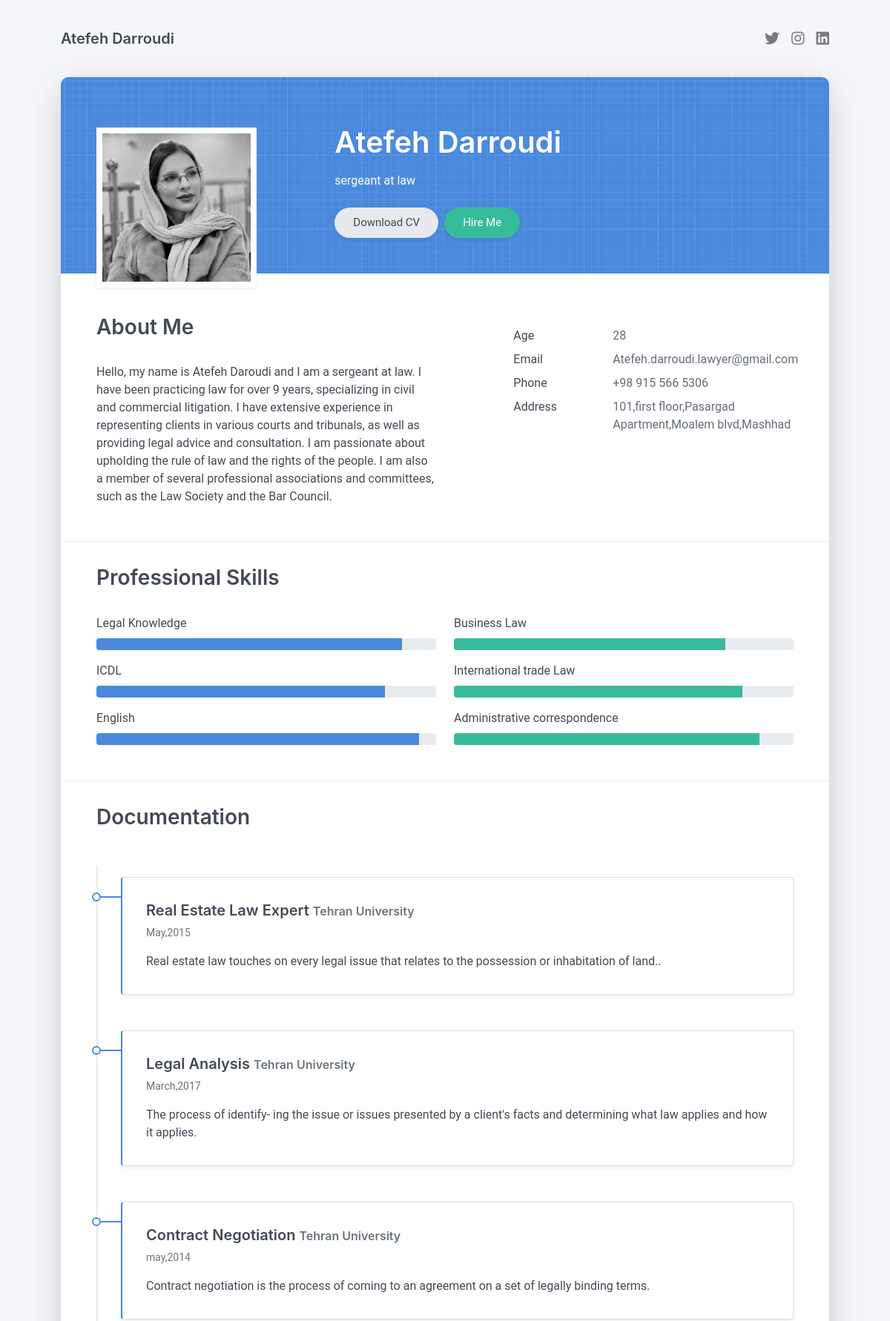
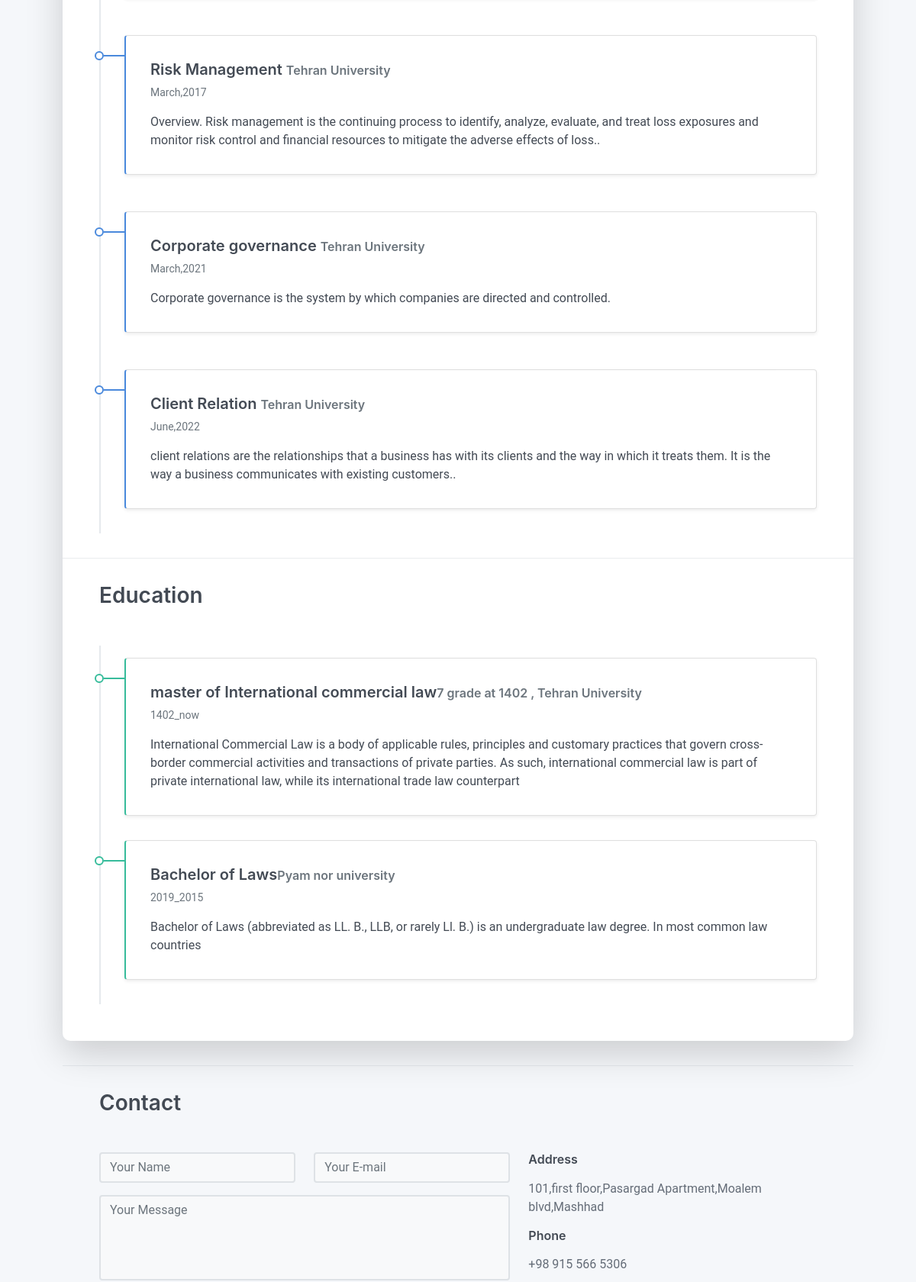
The page / (upper part) on the database its author committed (2 pictures, top to bottom).
### info/models.py (models this page shows, shortened)
class professional_skills(models.Model):
    title=models.CharField(max_length=500,null=True)
    desc=models.CharField(max_length=500,null=True)
    datetime=models.CharField(max_length=500,null=True)
    place=models.CharField(max_length=550,null=True)

class education(models.Model):
    title = models.CharField(max_length=500,null=True)
    desc = models.CharField(max_length=500,null=True)
    place = models.CharField(max_length=500,null=True)
    date = models.CharField(max_length=500,null=True)

### info/views.py (the view)
# urls.py: path('',views.index)
def index(request):
    data=models.skills.objects.all()
    professional_skills=models.professional_skills.objects.all()
    education=models.education.objects.all()
    skills=models.skills.objects.all()
    personal_info=models.personal_info.objects.all()
    skills_2=models.skills_2.objects.all()
    return render(request,template_name='info/index.html',context={"data":data,"professional_skills":professional_skills,"education":education,"skills":skills,"personal_info":personal_info,"skills_2":skills_2})

### info/templates/info/index.html (shortened to what this page needs)
{% load static %}
<!DOCTYPE html>
<html lang="en-US">
  <head>
    <link href="{%  static 'css/font-awesome/css/all.min.css' %}?ver=1.2.0" rel="stylesheet">
    <link href="{%  static 'css/bootstrap.min.css' %}?ver=1.2.0" rel="stylesheet">
    <link href="{%  static 'css/aos.css' %}?ver=1.2.0" rel="stylesheet">
    <link href="{%  static 'css/main.css' %}?ver=1.2.0" rel="stylesheet">
  </head>
  <body id="top">
    <header class="d-print-none">
      <div class="container text-center text-lg-left">
        <div class="py-3 clearfix">
          <h1 class="site-title mb-0">Atefeh Darroudi</h1>
          <div class="site-nav">
            <nav role="navigation">
              <ul class="nav justify-content-center">
                <li class="nav-item"><a class="nav-link" href="https://twitter.com/atefeh_darroudi" title="Twitter"><i class="fab fa-twitter"></i><span class="menu-title sr-only">Twitter</span></a>
                </li>
                <li class="nav-item"><a class="nav-link" href="https://www.instagram.com/atefeh.darroudi" title="Instagram"><i class="fab fa-instagram"></i><span class="menu-title sr-only">Instagram</span></a>
                </li>
                <li class="nav-item"><a class="nav-link" href="https://linkedin.com/Atefeh darroudi" title="linkedin"><i class="fab fa-linkedin"></i><span class="menu-title sr-only">linkedin</span></a>
                </li>
              </ul>
            </nav>
          </div>
        </div>
      </div>
    </header>
    <div class="page-content">
      <div class="container">
<div class="cover shadow-lg bg-white">
  <div class="cover-bg p-3 p-lg-4 text-white">
    <div class="row">
      <div class="col-lg-4 col-md-5">
        <div class="avatar hover-effect bg-white shadow-sm p-1"><img src="{%  static 'images/avatar.jpg' %}" width="200" height="200"/></div>
      </div>
      <div class="col-lg-8 col-md-7 text-center text-md-start">
        <h2 class="h1 mt-2" data-aos="fade-left" data-aos-delay="0">Atefeh Darroudi</h2>
        <p data-aos="fade-left" data-aos-delay="100">sergeant at law</p>
        <div class="d-print-none" data-aos="fade-left" data-aos-delay="200"><a class="btn btn-light text-dark shadow-sm mt-1 me-1" href="right-resume.pdf" target="_blank">Download CV</a><a class="btn btn-success shadow-sm mt-1" href="https://www.instagram.com/atefeh.darroudi">Hire Me</a></div>
      </div>
    </div>
  </div>
  <div class="about-section pt-4 px-3 px-lg-4 mt-1">
    <div class="row">
      <div class="col-md-6">
        <h2 class="h3 mb-3">About Me</h2>
        <p>Hello, my name is Atefeh Daroudi and I am a sergeant at law. I have been practicing law for over 9 years, specializing in civil and commercial litigation. I have extensive experience in representing clients in various courts and tribunals, as well as providing legal advice and consultation. I am passionate about upholding the rule of law and the rights of the people. I am also a member of several professional associations and committees, such as the Law Society and the Bar Council.</p>
      </div>
      <div class="col-md-5 offset-md-1">
        <div class="row mt-2">
          <div class="col-sm-4">
            <div class="pb-1">Age</div>
          </div>
          <div class="col-sm-8">
            <div class="pb-1 text-secondary">28</div>
          </div>
          <div class="col-sm-4">
            <div class="pb-1">Email</div>
          </div>
          <div class="col-sm-8">
            <div class="pb-1 text-secondary">Atefeh.darroudi.lawyer@gmail.com</div>
          </div>
          <div class="col-sm-4">
            <div class="pb-1">Phone</div>
          </div>
          <div class="col-sm-8">
            <div class="pb-1 text-secondary">+98 915 566 5306</div>
          </div>
          <div class="col-sm-4">
            <div class="pb-1">Address</div>
          </div>
          <div class="col-sm-8">
            <div class="pb-1 text-secondary">101,first floor,Pasargad Apartment,Moalem blvd,Mashhad</div>
          </div>
        </div>
      </div>
    </div>
  </div>
  <hr class="d-print-none"/>
  <div class="skills-section px-3 px-lg-4">
    <h2 class="h3 mb-3">Professional Skills</h2>
    <div class="row">
      <div class="col-md-6">
        <div class="mb-2"><span>Legal Knowledge</span>
          <div class="progress my-1">
            <div class="progress-bar bg-primary" role="progressbar" data-aos="zoom-in-right" data-aos-delay="100" data-aos-anchor=".skills-section" style="width: 90%" aria-valuenow="90" aria-valuemin="0" aria-valuemax="100"></div>
          </div>
        </div>
        <div class="mb-2"><span>ICDL</span>
          <div class="progress my-1">
            <div class="progress-bar bg-primary" role="progressbar" data-aos="zoom-in-right" data-aos-delay="200" data-aos-anchor=".skills-section" style="width: 85%" aria-valuenow="85" aria-valuemin="0" aria-valuemax="100"></div>
          </div>
        </div>
        <div class="mb-2"><span>English</span>
          <div class="progress my-1">
            <div class="progress-bar bg-primary" role="progressbar" data-aos="zoom-in-right" data-aos-delay="300" data-aos-anchor=".skills-section" style="width: 95%" aria-valuenow="75" aria-valuemin="0" aria-valuemax="100"></div>
          </div>
        </div>
      </div>
      <div class="col-md-6">
        <div class="mb-2"><span>Business Law</span>
          <div class="progress my-1">
            <div class="progress-bar bg-success" role="progressbar" data-aos="zoom-in-right" data-aos-delay="400" data-aos-anchor=".skills-section" style="width: 80%" aria-valuenow="90" aria-valuemin="0" aria-valuemax="100"></div>
          </div>
        </div>
        <div class="mb-2"><span>International trade Law</span>
          <div class="progress my-1">
            <div class="progress-bar bg-success" role="progressbar" data-aos="zoom-in-right" data-aos-delay="500" data-aos-anchor=".skills-section" style="width: 85%" aria-valuenow="85" aria-valuemin="0" aria-valuemax="100"></div>
          </div>
        </div>
        <div class="mb-2"><span>Administrative correspondence</span>
          <div class="progress my-1">
            <div class="progress-bar bg-success" role="progressbar" data-aos="zoom-in-right" data-aos-delay="600" data-aos-anchor=".skills-section" style="width: 90%" aria-valuenow="75" aria-valuemin="0" aria-valuemax="100"></div>
          </div>
        </div>
      </div>
    </div>
  </div>
  <hr class="d-print-none"/>
  <div class="work-experience-section px-3 px-lg-4">
    <h2 class="h3 mb-4">Documentation</h2>
    {% for professional_skill in professional_skills %}
    	<div class="timeline">
      <div class="timeline-card timeline-card-primary card shadow-sm">
        <div class="card-body">
          <div class="h5 mb-1">{{ professional_skill.title }} <span class="text-muted h6">{{ professional_skill.place }}</span></div>
          <div class="text-muted text-small mb-2">{{ professional_skill.datetime }}</div>
          <div>{{ professional_skill.desc }}.</div>
        </div>
      </div>
    </div>
    {% endfor %}
  </div>
  <hr class="d-print-none"/>
  <div class="education-section px-3 px-lg-4 pb-4">
    <h2 class="h3 mb-4">Education</h2>
    <div class="timeline">
      {% for foo in education %}
          <div class="timeline-card timeline-card-success card shadow-sm">
        <div class="card-body">
          <div class="h5 mb-1">{{ foo.title }}<span class="text-muted h6">{{ foo.place }}</span></div>
          <div class="text-muted text-small mb-2">{{ foo.date }}</div>
          <div>{{ foo.desc }}</div>
        </div>
      </div>
      {% endfor %}
      </div>
    </div>
  </div>
  <hr class="d-print-none"/>
  <div class="contant-section px-3 px-lg-4 pb-4" id="contact">
    <h2 class="h3 text mb-3">Contact</h2>
    <div class="row">
      <div class="col-md-7 d-print-none">
        <div class="my-2"><form action="https://formspree.io/your@email.com"
    method="POST">
  <div class="row">
    <div class="col-6">
      <input class="form-control" type="text" id="name" name="name" placeholder="Your Name" required>
    </div>
    <div class="col-6">
      <input class="form-control" type="email" id="email" name="_replyto" placeholder="Your E-mail" required>
    </div>
  </div>
  <div class="form-group my-2">
    <textarea class="form-control" style="resize: none;" id="message" name="message" rows="4"  placeholder="Your Message" required></textarea>
  </div>
</form>
        </div>
      </div>
      <div class="col">
        <div class="mt-2">
          <h3 class="h6">Address</h3>
          <div class="pb-2 text-secondary">101,first floor,Pasargad Apartment,Moalem blvd,Mashhad</div>
          <h3 class="h6">Phone</h3>
          <div class="pb-2 text-secondary">+98 915 566 5306</div>
        </div>
      </div>
    </div>
  </div>
</div></div>
  </body>
</html>

### static/css/main.css (style rules this page uses)
.timeline { border-left: 2px solid #E6E9ED; padding: 1rem 0; }
.timeline-card { position: relative; margin-left: 31px; border-left: 2px solid; margin-bottom: 2rem; }
.timeline-card:last-child { margin-bottom: 1rem; }
.timeline-card:before { content: ''; display: inline-block; position: absolute; background-color: #fff; border-radius: 10px; width: 12px; height: 12px; top: 20px; left: -41px; border: 2px solid; z-index: 2; }
.timeline-card:after { content: ''; display: inline-block; position: absolute; background-color: currentColor; width: 29px; height: 2px; top: 25px; left: -29px; z-index: 1; }
.timeline-card-primary { border-left-color: #4A89DC; }
.timeline-card-primary:before { border-color: #4A89DC; }
.timeline-card-primary:after { background-color: #4A89DC; }
.timeline-card-success { border-left-color: #37BC9B; }
.timeline-card-success:before { border-color: #37BC9B; }
.timeline-card-success:after { background-color: #37BC9B; }
html { scroll-behavior: smooth; }
.site-title { font-size: 1.25rem; line-height: 2.5rem; }
.nav-link { padding: 0; font-size: 1.25rem; line-height: 2.5rem; color: rgba(0, 0, 0, 0.5); }
.nav-item + .nav-item { margin-left: 1rem; }
.cover { border-radius: 10px; }
.cover-bg { background-color: #4A89DC; border-radius: 10px 10px 0 0; }
.avatar { max-width: 216px; max-height: 216px; margin-top: 20px; text-align: center; margin-left: auto; margin-right: auto; }
.avatar img { filter: grayscale(100%); }
@media (min-width: 48em) { .site-title { float: left; } }
@media (min-width: 48em) { .site-nav { float: right; } }
@media (min-width: 48em) { .avatar { margin-bottom: -80px; margin-left: 0; } }

### rows shown on the page
professional_skills: title "Real Estate Law Expert", place "Tehran University", datetime "May,2015", desc "Real estate law touches on every legal issue that relates to the possession or inhabitation of land."
professional_skills: title "Legal Analysis", place "Tehran University", datetime "March,2017", desc "The process of identify- ing the issue or issues presented by a client's facts and determining what law applies and how it applies"
professional_skills: title "Contract Negotiation", place "Tehran University", datetime "may,2014", desc "Contract negotiation is the process of coming to an agreement on a set of legally binding terms"
professional_skills: title "Risk Management", place "Tehran University", datetime "March,2017", desc "Overview. Risk management is the continuing process to identify, analyze, evaluate, and treat loss exposures and monitor risk control and financial resources to mitigate the adverse effects of loss."
professional_skills: title "Corporate governance", place "Tehran University", datetime "March,2021", desc "Corporate governance is the system by which companies are directed and controlled"
professional_skills: title "Client Relation", place "Tehran University", datetime "June,2022", desc "client relations are the relationships that a business has with its clients and the way in which it treats them. It is the way a business communicates with existing customers."
education: title "master of International commercial law", place "7 grade at 1402 , Tehran University", date "1402_now", desc "International Commercial Law is a body of applicable rules, principles and customary practices that govern cross-border commercial activities and transactions of private parties. As such, international commercial law is part of private international law, while its international trade law counterpart"
education: title "Bachelor of Laws", place "Pyam nor university", date "2019_2015", desc "Bachelor of Laws (abbreviated as LL. B., LLB, or rarely Ll. B.) is an undergraduate law degree. In most common law countries"
